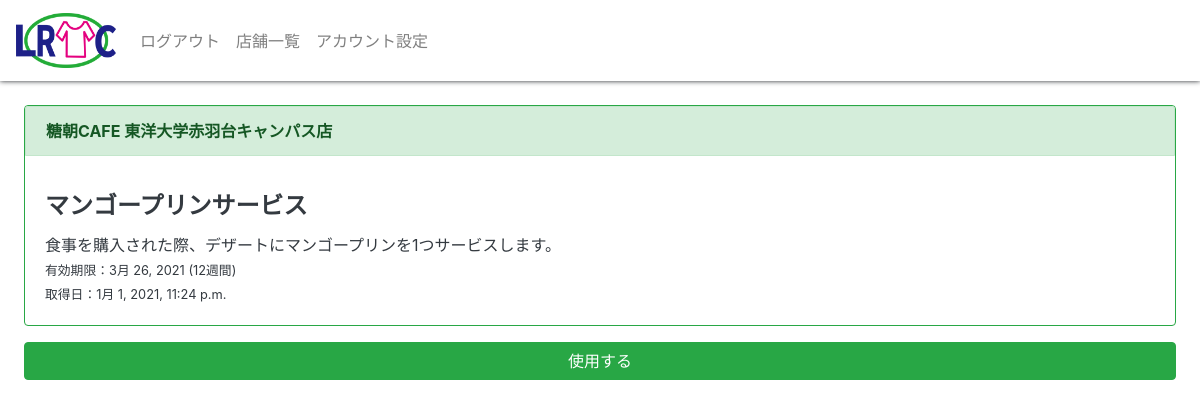
The page /coupon/detail/44 (signed in) on the database its author committed.
### coupon/models.py (models this page shows)
class Coupon(models.Model):
    coupon_name = models.CharField(max_length=128)
    coupon_content = models.TextField(default="")
    date = models.DateTimeField(default=timezone.now)
    term = models.IntegerField(null=True)
    limit = models.DateField(null=True)
    user = models.ForeignKey(settings.AUTH_USER_MODEL, on_delete=models.CASCADE, default="")
    shop = models.ForeignKey(Shop, on_delete=models.CASCADE)

class Shop(models.Model):
    shop_name = models.CharField(max_length=128)
    coupon_name = models.CharField(max_length=128)
    coupon_content = models.TextField(default="")
    term = models.IntegerField(null=True)

### coupon/views.py (the view)
# urls.py: path('coupon/detail/<int:coupon_id>', views.detail, name='detail'),
@login_required
def detail(request, coupon_id):
    coupon = Coupon.objects.get(pk=coupon_id)
    context = {
        'coupon' : coupon,
    }
    return render(request, 'coupon/detail.html', context)

### coupon/templates/coupon/detail.html (shortened to what this page needs)
<!DOCTYPE html>
<html lang="ja">
<head>
  <link rel="stylesheet" href="https://stackpath.bootstrapcdn.com/bootstrap/4.3.1/css/bootstrap.min.css">
</head>
<body>
  <nav class="navbar navbar-expand-md navbar-light" style="box-shadow:0px 0px 5px;">
    <a class="navbar-brand" href="{% url 'home' %}"><img src="/static/images/logo.png" width="100" height="55"></a>
    <div class="collapse navbar-collapse" id="bs-navi">
      <ul class="navbar-nav">
        <li class="nav-item"><a class="nav-link" href="{% url 'logout' %}">ログアウト</a></li>
        <li class="nav-item"><a class="nav-link" href="#">店舗一覧</a></li>
        <li class="nav-item"><a class="nav-link" href="{% url 'account' %}">アカウント設定</a></li>
      </ul>
    </div>
  </nav>
  <div class="p-4">
    <div class="card border-success mb-3 mx-auto">
      <div class="card-header alert alert-success"><strong>{{coupon.shop.shop_name}}</strong></div>
      <div class="card-body text-dark">
        <h4 class="card-title"><strong>{{coupon.coupon_name}}</strong></h4>
      <p class="card-text">
        {{coupon.coupon_content}}<br>
        <small>有効期限：{{coupon.limit}} ({{coupon.term}}週間)<br>
        取得日：{{coupon.date}}</small>
      </p>
      </div>
    </div>
    <button class="btn btn-success btn-block" onclick="useConfilm()">使用する</button>
  </div>
</body>
</html>

### rows shown on the page
Coupon: shop.shop_name "糖朝CAFE 東洋大学赤羽台キャンパス店", coupon_name "マンゴープリンサービス", coupon_content "食事を購入された際、デザートにマンゴープリンを1つサービスします。", limit "3月 26, 2021", term "12", date "1月 1, 2021, 11:24 p.m."
